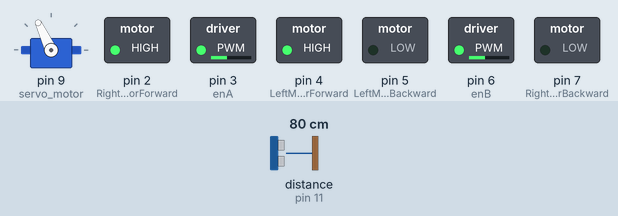
Simulated run of this sketch. Board: Arduino Uno, built with avr-gcc and run on an emulated ATmega328P. On the bench: servo, switched loads named in the sketch (green lamp = pin HIGH). Dashed ring = blinking. Inputs (shaded band) come from the test bench; at power-on: distance to the obstacle (sensor on pin 11) 80 cm. The echo pulse lasts 58.3 µs per cm.

Above: at 2.9 s.
3.0 s: distance to the obstacle (sensor on pin 11) set to 17 cm
4.5 s: distance to the obstacle (sensor on pin 11) set to 13 cm
At 4.88 s:
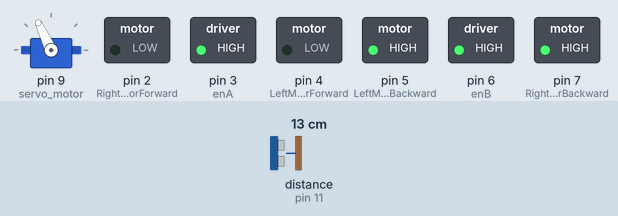
7.5 s: distance to the obstacle (sensor on pin 11) set to 18 cm
At 8.0 s:
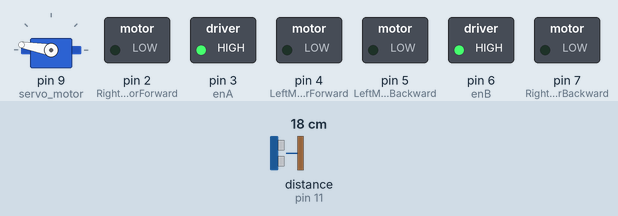
10.5 s: distance to the obstacle (sensor on pin 11) set to 2 cm
At 11.44 s:
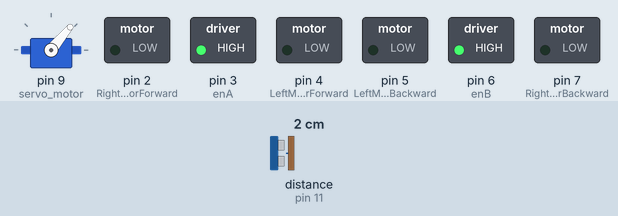
13.5 s: distance to the obstacle (sensor on pin 11) set to 35 cm
At 13.79 s:
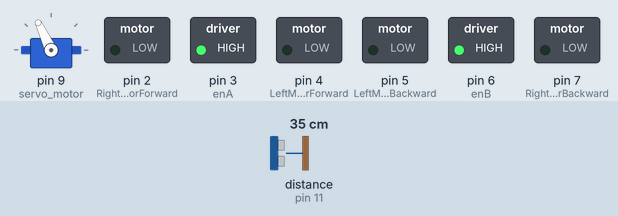
Timing chart, 0 to 16.5 s (numbered marks = the images above; inputs shaded):
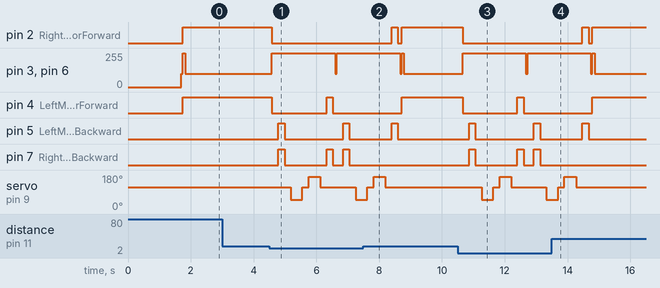

Measured:
- the behaviour switches between 16 and 15 cm on distance to the obstacle (sensor on pin 11) (found by bisection; images 0 and 1)
- after the input at 3.0 s, every drawn part: stays the same
- after the input at 4.5 s, pin 2 (RightMotorForward): HIGH → LOW after 0.09 s; pin 3 (enA): 100/255 → 255/255 after 0.09 s
- after the input at 7.5 s, pin 2 (RightMotorForward): LOW → HIGH after 0.89 s, → LOW 0.20 s later, → HIGH 0.12 s later; pin 7 (RightMotorBackward): stops changing and stays LOW; servo on pin 9 (servo_motor): goes on until 8.2 s, then stays 115°
- after the input at 10.5 s, pin 2 (RightMotorForward): HIGH → LOW after 0.16 s; pin 3 (enA): 100/255 → 255/255 after 0.16 s
- after the input at 13.5 s, pin 2 (RightMotorForward): LOW → HIGH after 0.97 s, → LOW 0.20 s later, → HIGH 0.12 s later; pin 7 (RightMotorBackward): stops changing and stays LOW; servo on pin 9 (servo_motor): goes on until 14.3 s, then stays 115°

The sketch:

flip.ino
```cpp
#include <Servo.h>
#include <NewPing.h>

//L298N
const int LeftMotorForward = 4;
const int LeftMotorBackward = 5;
const int RightMotorForward = 2;
const int RightMotorBackward = 7;
const int enA = 3;
const int enB = 6;

//HC-SR04
#define trig_pin 10
#define echo_pin 11

#define maximum_distance 200
boolean goesForward = false;
int distance = 100;

NewPing sonar(trig_pin, echo_pin, maximum_distance); //sensor function
Servo servo_motor;

void setup(){

  pinMode(RightMotorForward, OUTPUT);
  pinMode(LeftMotorForward, OUTPUT);
  pinMode(LeftMotorBackward, OUTPUT);
  pinMode(RightMotorBackward, OUTPUT);
  pinMode(enA, OUTPUT);
  pinMode(enB, OUTPUT);

  servo_motor.attach(9);

  servo_motor.write(115);
  delay(1000);
  distance = readPing();
  delay(100);
  distance = readPing();
  delay(100);
  distance = readPing();
  delay(100);
  distance = readPing();
  delay(100);
}

void loop(){
  analogWrite(enA,100);
  analogWrite(enB,100);
  int distanceRight = 0;
  int distanceLeft = 0;
  delay(50);

  if (distance <= 15){
    moveStop();
    delay(200);
    moveBackward();
    delay(200);
    moveStop();
    delay(200);
    distanceRight = lookRight();
    delay(200);
    distanceLeft = lookLeft();
    delay(200);

    if (distance >= distanceLeft){
      turnRight();
      moveStop();
    }
    else{
      turnLeft();
      moveStop();
    }
  }
  else{
    moveForward();

  }
    distance = readPing();
}

int lookRight(){
  servo_motor.write(50);
  delay(200);
  int distance = readPing();
  delay(100);
  servo_motor.write(115);
  return distance;
}

int lookLeft(){
  servo_motor.write(170);
  delay(200);
  int distance = readPing();
  delay(100);
  servo_motor.write(115);
  return distance;
  delay(100);
}

int readPing(){
  delay(70);
  int cm = sonar.ping_cm();
  if (cm==0){
    cm=250;
  }
  return cm;
}

void moveStop(){

  digitalWrite(RightMotorForward, LOW);
  digitalWrite(LeftMotorForward, LOW);
  digitalWrite(RightMotorBackward, LOW);
  digitalWrite(LeftMotorBackward, LOW);
  digitalWrite(enA,HIGH);
  digitalWrite(enB,HIGH);
}

void moveForward(){

  if(!goesForward){

    goesForward=true;

    digitalWrite(LeftMotorForward, HIGH);
    digitalWrite(RightMotorForward, HIGH);

    digitalWrite(LeftMotorBackward, LOW);
    digitalWrite(RightMotorBackward, LOW);
    digitalWrite(enA,HIGH);
    digitalWrite(enB,HIGH);
  }
}

void moveBackward(){

  goesForward=false;

  digitalWrite(LeftMotorBackward, HIGH);
  digitalWrite(RightMotorBackward, HIGH);

  digitalWrite(LeftMotorForward, LOW);
  digitalWrite(RightMotorForward, LOW);
  digitalWrite(enA,HIGH);
  digitalWrite(enB,HIGH);

}

void turnRight(){

  digitalWrite(LeftMotorForward, HIGH);
  digitalWrite(RightMotorBackward, HIGH);

  digitalWrite(LeftMotorBackward, LOW);
  digitalWrite(RightMotorForward, LOW);
  digitalWrite(enA,HIGH);
  digitalWrite(enB,HIGH);

  delay(200);

  digitalWrite(LeftMotorForward, HIGH);
  digitalWrite(RightMotorForward, HIGH);

  digitalWrite(LeftMotorBackward, LOW);
  digitalWrite(RightMotorBackward, LOW);
  digitalWrite(enA,HIGH);
  digitalWrite(enB,HIGH);

}

void turnLeft(){

  digitalWrite(LeftMotorBackward, HIGH);
  digitalWrite(RightMotorForward, HIGH);

  digitalWrite(LeftMotorForward, LOW);
  digitalWrite(RightMotorBackward, LOW);
  digitalWrite(enA,HIGH);
  digitalWrite(enB,HIGH);

  delay(200);

  digitalWrite(LeftMotorForward, HIGH);
  digitalWrite(RightMotorForward, HIGH);

  digitalWrite(LeftMotorBackward, LOW);
  digitalWrite(RightMotorBackward, LOW);
  digitalWrite(enA,HIGH);
  digitalWrite(enB,HIGH);
}
```
